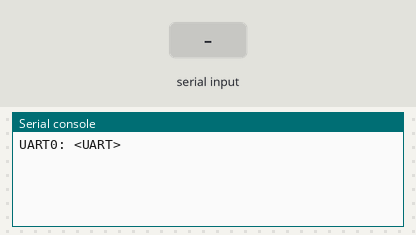
Simulated run of this program. Board: Raspberry Pi Pico running MicroPython. On the bench: the last lines printed to the serial console. Inputs (shaded band) come from the test bench.

Above: at 1.2 s.
1.3 s: "1" received over the second serial link
At 2.5 s:
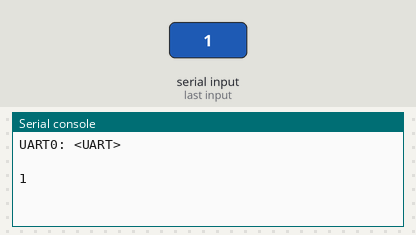
2.8 s: "0" received over the second serial link
At 3.8 s:
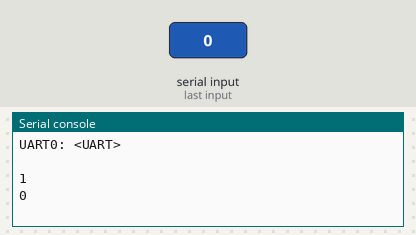
4.3 s: "2" received over the second serial link
At 4.9 s:
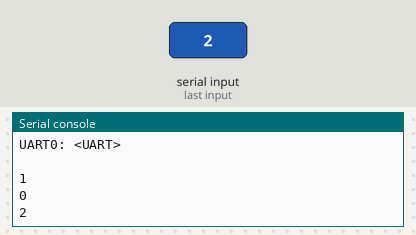

Measured:
- after the input at 1.3 s, the serial console: prints a new line at once (image 1)
- after the input at 2.8 s, the serial console: prints a new line at once (image 2)
- after the input at 4.3 s, the serial console: prints a new line at once (image 3)

The program:

uart_tester.py
```python
#simple code for testing uart-inputs

from machine import UART, Pin
from time import sleep
from machine import Pin, PWM


uart = UART(0, baudrate=9600, tx=Pin(0), rx=Pin(1))
print('UART0:', uart)
print()

while True:
    if uart.any():
        data = uart.read().decode('utf-8')
        print(data)
```
